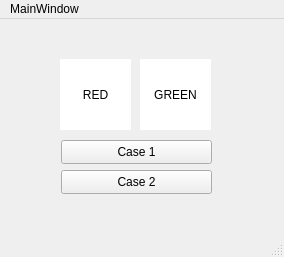
<?xml version="1.0" encoding="UTF-8"?>
<ui version="4.0">
 <class>MainWindow</class>
 <widget class="QMainWindow" name="MainWindow">
  <property name="geometry">
   <rect>
    <x>0</x>
    <y>0</y>
    <width>284</width>
    <height>257</height>
   </rect>
  </property>
  <property name="windowTitle">
   <string>MainWindow</string>
  </property>
  <widget class="QWidget" name="centralwidget">
   <widget class="QLabel" name="lblRedLED">
    <property name="geometry">
     <rect>
      <x>60</x>
      <y>40</y>
      <width>71</width>
      <height>71</height>
     </rect>
    </property>
    <property name="styleSheet">
     <string notr="true">background-color: rgb(255, 255, 255);</string>
    </property>
    <property name="text">
     <string>RED</string>
    </property>
    <property name="alignment">
     <set>Qt::AlignmentFlag::AlignCenter</set>
    </property>
   </widget>
   <widget class="QLabel" name="lblGreenLED">
    <property name="geometry">
     <rect>
      <x>140</x>
      <y>40</y>
      <width>71</width>
      <height>71</height>
     </rect>
    </property>
    <property name="styleSheet">
     <string notr="true">background-color: rgb(255, 255, 255);</string>
    </property>
    <property name="text">
     <string>GREEN</string>
    </property>
    <property name="alignment">
     <set>Qt::AlignmentFlag::AlignCenter</set>
    </property>
   </widget>
   <widget class="QPushButton" name="btnCase1">
    <property name="geometry">
     <rect>
      <x>61</x>
      <y>121</y>
      <width>151</width>
      <height>24</height>
     </rect>
    </property>
    <property name="text">
     <string>Case 1</string>
    </property>
   </widget>
   <widget class="QPushButton" name="btnCase2">
    <property name="geometry">
     <rect>
      <x>61</x>
      <y>151</y>
      <width>151</width>
      <height>24</height>
     </rect>
    </property>
    <property name="text">
     <string>Case 2</string>
    </property>
   </widget>
  </widget>
  <widget class="QMenuBar" name="menubar">
   <property name="geometry">
    <rect>
     <x>0</x>
     <y>0</y>
     <width>284</width>
     <height>22</height>
    </rect>
   </property>
   <widget class="QMenu" name="menuMainWindow">
    <property name="title">
     <string>MainWindow</string>
    </property>
   </widget>
   <addaction name="menuMainWindow"/>
  </widget>
  <widget class="QStatusBar" name="statusbar"/>
 </widget>
 <resources/>
 <connections/>
</ui>
